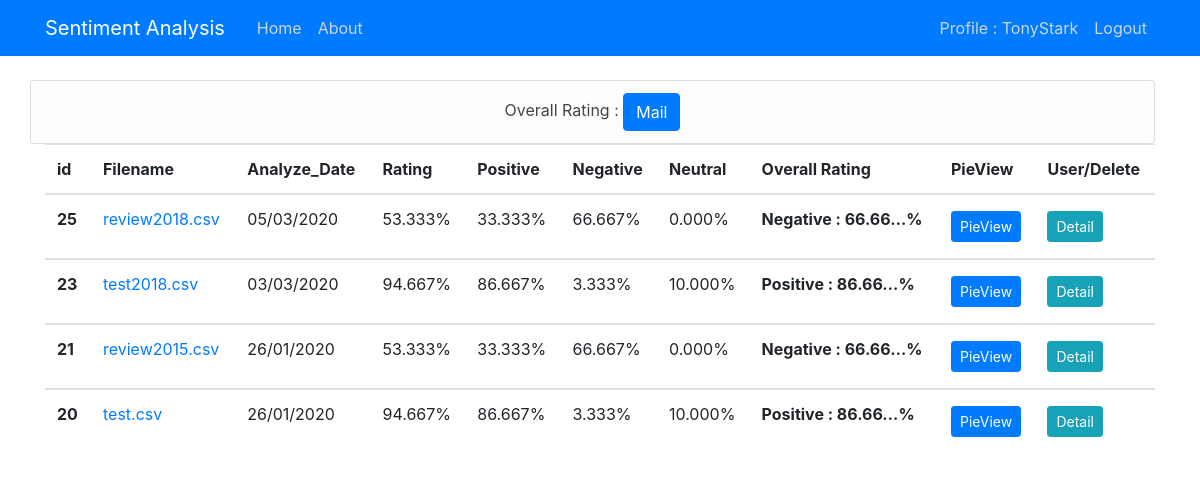
/sentiment/filehome/ (signed in), run on the app's committed database.
### sentiment/models.py (models this page shows, shortened)
class overall_rating(models.Model):
    filename = models.CharField(max_length=100)
    process_date = models.DateTimeField(default=timezone.now)
    rating = models.FloatField(default=0.0)
    positive = models.FloatField()
    negative = models.FloatField()
    neutral = models.FloatField()
    rat = models.CharField(max_length=100)
    user = models.ForeignKey(User,on_delete=models.CASCADE)

### sentiment/views.py (the view)
# urls.py: path('filehome/',fileoverallListView.as_view(),name='filehome'),
class fileoverallListView(ListView):
    model = overall_rating
    template_name = 'sentiment/filehome.html'
    context_object_name = 'ov'
    ordering = ['-process_date']
    paginate_by = 6

### sentiment/templates/sentiment/filehome.html (shortened to what this page needs)
{% extends "sentiment/base.html" %}
{% block content %}
  {% if user.is_authenticated %}
    <div class="row">
      <ul class="list-group col-12">
        <center><li class="list-group-item list-group-item-light"><a class="article-title" href="#">Overall Rating : <a class="btn btn-primary" href="{% url 'mail' %}">Mail</a></a></li></center>
      </ul>
    </div>
    <div class="row">
      <div class="col-md-12">
        <div class="table-responsive-sm">
          <table class="table">
            <thead>
              <tr>
                <th scope="col">id</th>
                <th scope="col">Filename</th>
                <th scope="col">Analyze_Date</th>
                <th scope="col">Rating</th>
                <th scope="col">Positive</th>
                <th scope="col">Negative</th>
                <th scope="col">Neutral</th>
                <th scope="col">Overall Rating</th>
                <th scope="col">PieView</th>
                <th scope="col">User/Delete</th>
              </tr>
            </thead>
            {% for ov in ov %}
              <tbody>
                <tr>
                  <th scope="row">{{ ov.id }}</th>
                  <td><a href="{% url 'filedetail' ov.filename %}">{{ ov.filename }}</a></td>
                  <td>{{ ov.process_date|date:"d/m/Y" }}</td>
                  <td>{{ ov.rating|floatformat:3 }}%</td>
                  <td>{{ ov.positive|floatformat:3 }}%</td>
                  <td>{{ ov.negative|floatformat:3 }}%</td>
                  <td>{{ ov.neutral|floatformat:3 }}%</td>
                  <th scope="row">{{ ov.rat|truncatechars_html:17 }}%</th>
                  <td><a class="btn btn-primary btn-sm mt-1 mb-1" href="{% url 'ov-detail' ov.id %}">PieView</a></td>
                  {% if ov.user == user %}
                    <td><a class="btn btn-danger btn-sm mt-1 mb-1" href="{% url 'overallfile-delete' ov.id %}">Delete</a></td>
                  {% else %}
                    <td><a class="btn btn-info btn-sm mt-1 mb-1" href="{% url 'user-fileupload' ov.user %}">Detail</a></td>
                  {% endif %}
                </tr>
              </tbody>
            {% endfor %}
          </table>
        </div>
        </div>
      </div>
    </div>
  </div>
  {% endif %}
{% endblock content %}

### sentiment/templates/sentiment/navbar.html (shortened to what this page needs)
{% load static %}
<!DOCTYPE html>
<html>
<head>
    <link rel="stylesheet" href="https://maxcdn.bootstrapcdn.com/bootstrap/4.0.0/css/bootstrap.min.css">
    <link rel="stylesheet" type="text/css" href="{% static 'sentiment/main.css' %}">
</head>
<header class="site-header">
    <nav class="navbar navbar-expand-md navbar-dark bg-primary fixed-top" style="background-color: #417a35d0;">
      <div class="container">
        <a class="navbar-brand mr-4" href="{% url 'home' %}">Sentiment Analysis</a>
        <div class="collapse navbar-collapse" id="navbarToggle">
            <div class="navbar-nav mr-auto">
                <a class="nav-item nav-link" href="{% url 'home' %}">Home</a>
                <a class="nav-item nav-link" href="{% url 'about' %}">About</a>
            </div>
            <div class="navbar-nav">
                {% if user.is_authenticated %}
                    <a class="nav-item nav-link" href="{% url 'profile' %}">Profile : {{ user.username }}</a>
                    <a class="nav-item nav-link" href="{% url 'logout' %}">Logout</a>
                {% else %}
                    <a class="nav-item nav-link" href="{% url 'login' %}">Login</a>
                {% endif %}
            </div>
        </div>
      </div>
    </nav>
</header>

### sentiment/static/sentiment/main.css (style rules this page uses)
body { background-color: #ffffff; color: #333333; margin-top: 5rem; }
ul { margin: 0; }
.site-header .navbar-nav .nav-link { color: #cbd5db; }
.article-title { color: #444444; }

### data on the page
overall_rating: id "25", filename "review2018.csv", process_date "05/03/2020", rating "53.333", positive "33.333", negative "66.667", neutral "0.000", rat "Negative : 66.66…", shows "Detail"
overall_rating: id "23", filename "test2018.csv", process_date "03/03/2020", rating "94.667", positive "86.667", negative "3.333", neutral "10.000", rat "Positive : 86.66…", shows "Detail"
overall_rating: id "21", filename "review2015.csv", process_date "26/01/2020", rating "53.333", positive "33.333", negative "66.667", neutral "0.000", rat "Negative : 66.66…", shows "Detail"
overall_rating: id "20", filename "test.csv", process_date "26/01/2020", rating "94.667", positive "86.667", negative "3.333", neutral "10.000", rat "Positive : 86.66…", shows "Detail"

### other printed values
{{ user.username }} "TonyStark"
